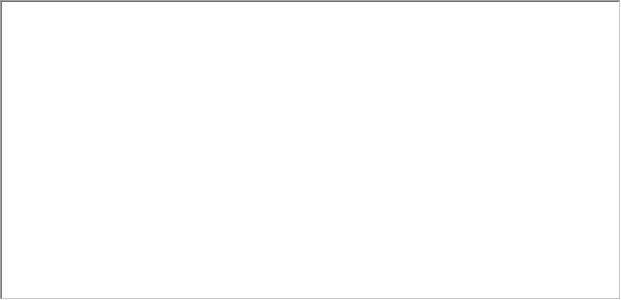
<?xml version="1.0" encoding="UTF-8"?>
<ui version="4.0">
 <class>TableView</class>
 <widget class="QWidget" name="TableView">
  <property name="geometry">
   <rect>
    <x>0</x>
    <y>0</y>
    <width>621</width>
    <height>300</height>
   </rect>
  </property>
  <property name="windowTitle">
   <string>Form</string>
  </property>
  <layout class="QGridLayout" name="gridLayout" rowstretch="0" columnstretch="0">
   <property name="leftMargin">
    <number>0</number>
   </property>
   <property name="topMargin">
    <number>0</number>
   </property>
   <property name="rightMargin">
    <number>0</number>
   </property>
   <property name="bottomMargin">
    <number>0</number>
   </property>
   <property name="spacing">
    <number>4</number>
   </property>
   <item row="0" column="0">
    <widget class="QTableWidget" name="tableWidget">
     <property name="frameShape">
      <enum>QFrame::WinPanel</enum>
     </property>
     <property name="frameShadow">
      <enum>QFrame::Sunken</enum>
     </property>
     <property name="lineWidth">
      <number>1</number>
     </property>
     <property name="midLineWidth">
      <number>0</number>
     </property>
    </widget>
   </item>
  </layout>
 </widget>
 <resources/>
 <connections/>
</ui>
